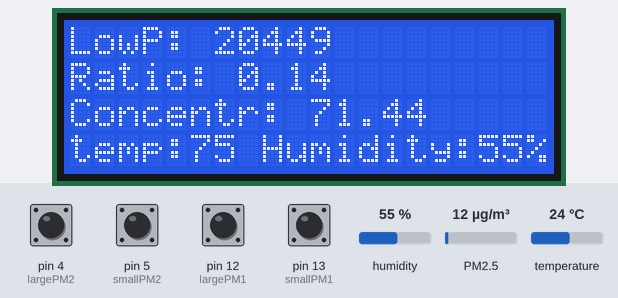
Bench run of a sketch on a simulated Arduino Uno, built with avr-gcc and run on an emulated ATmega328P. Shown: 20×4 character LCD. Wiring (inferred from the names in the program): DHT11 sensor: data pin 7; dust sensor: data pin 8. The test bench sets the inputs (shaded band); at power-on: pin 4 (largePM2), pin 5 (smallPM2), pin 12 (largePM1), pin 13 (smallPM1) HIGH, humidity 55 %, PM2.5 12 µg/m³, temperature 24 °C. What the sketch prints to the serial monitor is not drawn.

Above: at 15.6 s.
At 46.8 s:
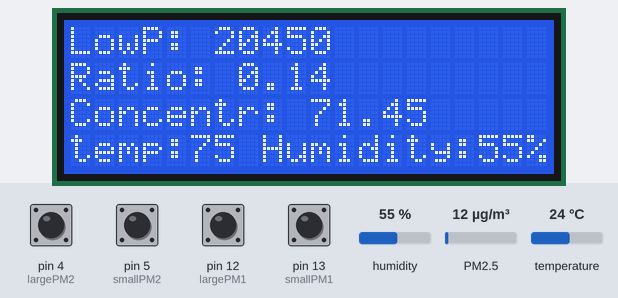
At 109.2 s:
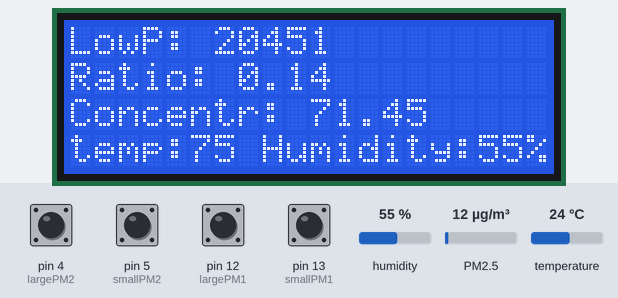

Measured:
- what the display in image 0 shows lasts 15.6 s, from 15.6 s to 31.2 s
- what the display in image 1 shows lasts 62.4 s, from 46.8 s to 109.2 s

The sketch:

Pollution_v2.ino
```cpp
// (licence header left out)
#include <Wire.h>
#include <LCD.h>
#include <LiquidCrystal_I2C.h>
#include <string.h>
#include <dht.h>

dht DHT;
#define DHT11_PIN 7
#define I2C_ADDR 0x27 // Define I2C Address where the SainSmart LCD is
#define BACKLIGHT_PIN 3

int const smallPM1 = 13;
int const largePM1 = 12;
int const smallPM2 = 5;
int const largePM2 = 4;

int pin = 8;//DSM501A input D8
unsigned long duration;
unsigned long starttime;
unsigned long endtime;
unsigned long sampletime_ms = 15000;
unsigned long lowpulseoccupancy = 0;
float ratio = 0;
float concentration = 0;
int i=0;
long const sampleRate = 20;
long measurementCount = 0;
long smallPM1Count = 0;
long largePM1Count = 0;
long smallPM2Count = 0;
long largePM2Count = 0;
long priorSampleTime = 0;
double smallPM1percentRunning;
double largePM1percentRunning;
double smallPM2percentRunning;
double largePM2percentRunning;

//LiquidCrystal_I2C lcd(I2C_ADDR,En_pin,Rw_pin,Rs_pin,D4_pin,D5_pin,D6_pin,D7_pin);
LiquidCrystal_I2C lcd(I2C_ADDR,2,1,0,4,5,6,7);

void setup()
{
lcd.begin (20, 4);

  pinMode (smallPM1, INPUT);
  pinMode (largePM1, INPUT);
  pinMode (smallPM2, INPUT);
  pinMode (largePM2, INPUT);

//polution sensor init
Serial.begin(9600);
pinMode(8,INPUT);
starttime = millis();

// Switch on the backlight
lcd.setBacklightPin(3,POSITIVE);
lcd.setBacklight(HIGH);
lcd.home();
}

void loop() {

  samplePMDetectors();         //sample particulate detectors for 2 seconds and update running Averages
  printRunningPMDataToSerial(); //print percentages to Serial

  int chk = DHT.read11(DHT11_PIN);
//  Serial.println(DHT.temperature);
//  Serial.print("Humidity = ");
//  Serial.println(DHT.humidity);
//  delay(1000);

  duration = pulseIn(pin, LOW);
  lowpulseoccupancy = lowpulseoccupancy+duration;

  if ((millis()-starttime) > sampletime_ms)
  {
    ratio = lowpulseoccupancy/(sampletime_ms*10.0);  // Integer percentage 0=>100
    concentration = 1.1*pow(ratio,3)-3.8*pow(ratio,2)+520*ratio+0.62; // using spec sheet curve
    int chk = DHT.read11(DHT11_PIN);
    int t = DHT.temperature;
    int h = DHT.humidity;

    lcd.setCursor ( 0, 0 );
    lcd.print("                     ");
    lcd.setCursor ( 0, 1 );
    lcd.print("                     ");
    lcd.setCursor ( 0, 2 );
    lcd.print("                     ");
    lcd.setCursor ( 0, 3 );
    lcd.print("                     ");

    lcd.setCursor ( 0, 0 );
    lcd.print("LowP: ");
    lcd.setCursor ( 6, 0 );
    lcd.print(lowpulseoccupancy);

    lcd.setCursor ( 0, 1 );
    lcd.print("Ratio: ");
    lcd.setCursor ( 7, 1 );
    lcd.print(ratio);

    lcd.setCursor ( 0, 2 );
    lcd.print("Concentr: ");
    lcd.setCursor ( 10, 2 );
    lcd.print(concentration);

    lcd.setCursor ( 0, 3 );
    lcd.print("temp:");
    lcd.setCursor ( 5, 3 );
//    lcd.print(DHT.temperature);
    lcd.print((int)round(1.8*t+32));

    lcd.setCursor ( 8, 3 );
    lcd.print("Humidity:");
    lcd.setCursor ( 17, 3 );
    lcd.print(h);
    lcd.setCursor ( 19, 3 );
    lcd.print("%");


    lowpulseoccupancy = 0;
    starttime = millis();
  }

 }


void samplePMDetectors() {
  for (int i = 0; i < 100; i++) {
    while (millis() - priorSampleTime < sampleRate) {
    }
    priorSampleTime = millis();
    measurementCount += 1;
    if (digitalRead(smallPM1) == 0) {
      smallPM1Count += 1;
    }
    if (digitalRead(largePM1) == 0) {
      largePM1Count += 1;
    }
    if (digitalRead(smallPM2) == 0) {
      smallPM2Count += 1;
    }
    if (digitalRead(largePM2) == 0) {
      largePM2Count += 1;
    }
  }
  //calculate running PM percentages
  smallPM1percentRunning = 100.0 * smallPM1Count / measurementCount;
  largePM1percentRunning = 100.0 * largePM1Count / measurementCount;
  smallPM2percentRunning = 100.0 * smallPM2Count / measurementCount;
  largePM2percentRunning = 100.0 * largePM2Count / measurementCount;
}

void printRunningPMDataToSerial() {
  Serial.println("Particulate Matter Data");
  Serial.print("Measurement Count:  ");
  Serial.println(measurementCount);
  Serial.print("Small PM detector 1: ");
  Serial.println(smallPM1percentRunning);
  Serial.print("Large PM detector 1: ");
  Serial.println(largePM1percentRunning);
  Serial.print("Small PM detector 2: ");
  Serial.println(smallPM2percentRunning);
  Serial.print("Large PM detector 2: ");
  Serial.println(largePM2percentRunning);
  Serial.println();
}
```
